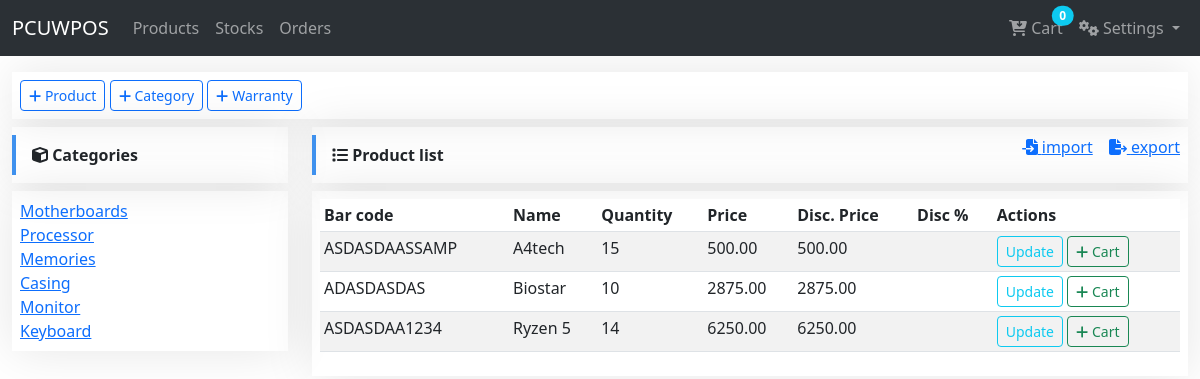
Screenshot of /products/ (signed in) with the database file from the repository.
### sales/models/product.py (models this page shows, shortened)
class ProductCategory(models.Model):
    name = models.CharField(max_length=100, default="Memories")
    created_at = models.DateTimeField(auto_now_add=True)
    updated_at = models.DateTimeField(auto_now=True)
    class Meta:
        verbose_name = "category"
        verbose_name_plural = "categories"
    def __str__(self):
        return self.name

class Product(BaseTime):
    user = models.ForeignKey(User, on_delete=models.CASCADE, default=1)
    product_code = models.CharField(max_length=13, unique=True, blank=True)
    bar_code = models.CharField(max_length=13, unique=True, blank=True)
    name = models.CharField(max_length=255)
    model = models.CharField(max_length=120)
    description = models.TextField()
    category = models.ForeignKey(ProductCategory, on_delete=models.CASCADE, blank=True, null=True)
    cost = models.FloatField(default=0)
    price_margin = models.FloatField(default=0.25)
    price_discount = models.FloatField(default=0.00)
    price = models.FloatField(default=0.00, verbose_name="SRP")
    quantity = models.PositiveIntegerField(default=1)
    is_serial = models.BooleanField(default=False, verbose_name="with serial?")
    out_of_stock = models.BooleanField(default=False)
    product_warranty = models.ForeignKey(ProductWarranty, on_delete=models.CASCADE, blank=True, null=True)
    @property
    def best_price(self):
        discount = float(self.price) - float(self.cost)
        price = (discount - (discount * self.price_discount)) + float(self.cost)
        return price
    @property
    def discount(self):
        if not self.price - self.best_price == 0:
            disc = ((self.price - self.best_price)/self.price)*100
            return disc

### sales/views/product_view.py (the view, shortened to what this page needs)
# urls.py: path('', ProductView.as_view(), name='product_list'),
@method_decorator(login_required, name='dispatch')
class ProductView(View):
    template_name = 'product_list.html'
    form_class = ProductForm
    category_form_class = ProductCategoryForm
    initial = {'key': 'value'}
    def get(self, request, *args, **kwargs):
        qs = Product.objects.all()
        cart = Cart(request)
        cart_items = cart.__len__()
        format_form = ProductFormat(initial=self.initial)
        form = self.form_class(initial=self.initial)
        category_form = self.category_form_class(initial=self.initial)
        products = Product.objects.all().order_by('-updated_at', '-created_at')
        categories = ProductCategory.objects.all()
        context = {
            'products': products,
            'form': form,
            'categoryform': category_form,
            'categories': categories,
            'cart_items': cart_items,
            'format_form': format_form
        }
        return render(request, self.template_name, context)

### sales/addcart.py (called while the page is built)
    def __len__(self):
        return sum(item['quantity'] for item in self.cart.values())

### sales/templates/product_list.html (shortened to what this page needs)
{% extends 'base.html' %}
{% block content %}
<div class="row">
    <div class="col-sm-12">
        <div class="fcard mt-3">
            <div class="fcard-body">
                <div class="row">
                    <div class="col-sm-12">
                        <button class="btn btn-outline-primary btn-sm" type="button" data-bs-toggle="modal" data-bs-target="#addProduct"><i class="fa-solid fa-plus"></i> Product</button> <button class="btn btn-outline-primary btn-sm" type="button" data-bs-toggle="modal" data-bs-target="#productCategory"><i class="fa-solid fa-plus"></i> Category</button>  <a href="" class="btn btn-outline-primary btn-sm"><i class="fa-solid fa-plus"></i> Warranty</a>
                    </div>
                </div>
            </div>
        </div>
        <div class="row">
            <div class="col-sm-3">
                <div class="fcard mt-2">
                    <strong class="fcard-title"><i class="fa-solid fa-cube"></i> Categories</strong>
                </div>
                <div class="fcard mt-2">
                    <div class="fcard-body">
                        {% for cat in categories %}
                        <div>
                            <a href="">{{ cat.name|title }}</a>
                        </div>
                        {% endfor %}
                    </div>
                </div>
            </div>
            <div class="col-sm-9">
                <div class="fcard mt-2">
                    <div class="d-flex justify-content-between">
                        <strong class="fcard-title"><i class="fa-solid fa-list"></i> Product list</strong>
                        <div class="fcard-body">
                            <div class="d-flex justify-content-end gap-3">
                                <a type="button" class="float-end" data-bs-toggle="modal" data-bs-target="#dataImportFormat"><i class="fa-solid fa-file-import"></i> import</a>
                                <a type="button" class="float-end" data-bs-toggle="modal" data-bs-target="#dataFormat"><i class="fa-solid fa-file-export"></i> export</a>
                            </div>
                        </div>
                    </div>
                </div>
                <div class="fcard mt-2">
                    <div class="fcard-body">
                        <table class="table table-hover table-striped table-sm" id="myTable">
                            <thead>
                                <tr>
                                    <th>Bar code</th>
                                    <th>Name</th>
                                    <th>Quantity</th>
                                    <th>Price</th>
                                    <th>Disc. Price</th>
                                    <th>Disc %</th>
                                    <th>Actions</th>
                                </tr>
                            </thead>
                            <tbody>
                                {% for product in products %}
                                <tr>
                                    <td>{{ product.bar_code|upper }}</td>
                                    <td>{{ product.name|title }}</td>
                                    <td>{{ product.quantity }}</td>
                                    <td>{{ product.price|floatformat:2 }}</td>
                                    <td>{{ product.best_price|floatformat:2 }}</td>
                                    <td>{{ product.discount|floatformat:2 }}</td>
                                    <td>
                                        <a href="{% url 'sales:product_update' product.id %}" class="btn btn-outline-info btn-sm">Update</a>
                                        {% if product.out_of_stock %}
                                        <a href="{% url 'sales:add_to_cart' product.id %}" class="btn btn-outline-secondary btn-sm disabled" role="button" aria-disabled="true"><i class="fa-solid fa-plus"></i> Cart</a>
                                        {% else %}
                                        <a href="{% url 'sales:add_to_cart' product.id %}" class="btn btn-outline-success btn-sm"><i class="fa-solid fa-plus"></i> Cart</a>
                                        {% endif %}
                                    </td>
                                </tr>
                                {% endfor %}
                            </tbody>
                        </table>
                    </div>
                </div>
            </div>
        </div>
    </div>
</div>
{% endblock %}

### sales/static/style.css (style rules this page uses)
.fcard { display: flex; flex-direction: column; justify-content: flex-start; gap: .5rem; box-shadow: 0 0 3rem 0 rgba(0, 0, 0,.1); }
.fcard-title { border-left: .3rem solid #3f91ee; margin-left: 0; padding: .5rem 0 .5rem 1rem; margin: .5rem 0 .5rem 0; }
.fcard-body { padding: .5rem; }

### rows the page displays
ProductCategory: name "Motherboards"
ProductCategory: name "Processor"
ProductCategory: name "Memories"
ProductCategory: name "Casing"
ProductCategory: name "Monitor"
ProductCategory: name "Keyboard"
Product: bar_code "ASDASDAASSAMP", name "A4tech", quantity "15", price "500.00", best_price "500.00", out_of_stock False (drawn)
Product: bar_code "ADASDASDAS", name "Biostar", quantity "10", price "2875.00", best_price "2875.00", out_of_stock False (drawn)
Product: bar_code "ASDASDAA1234", name "Ryzen 5", quantity "14", price "6250.00", best_price "6250.00", out_of_stock False (drawn)

### other values shown
{{ cart_items }} "0"
